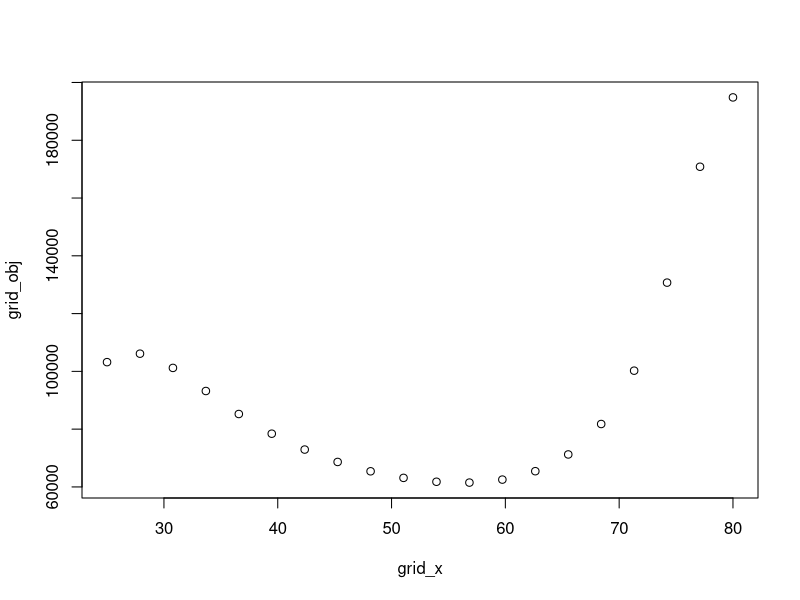
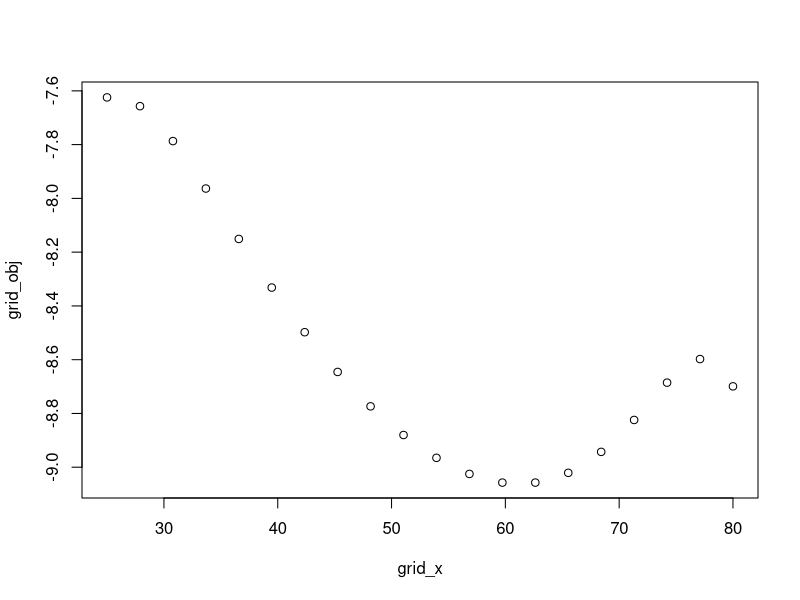
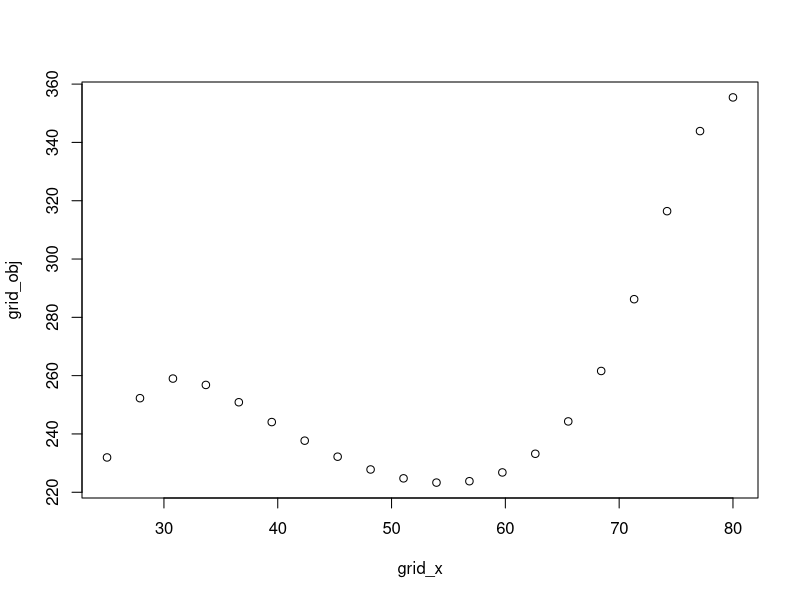
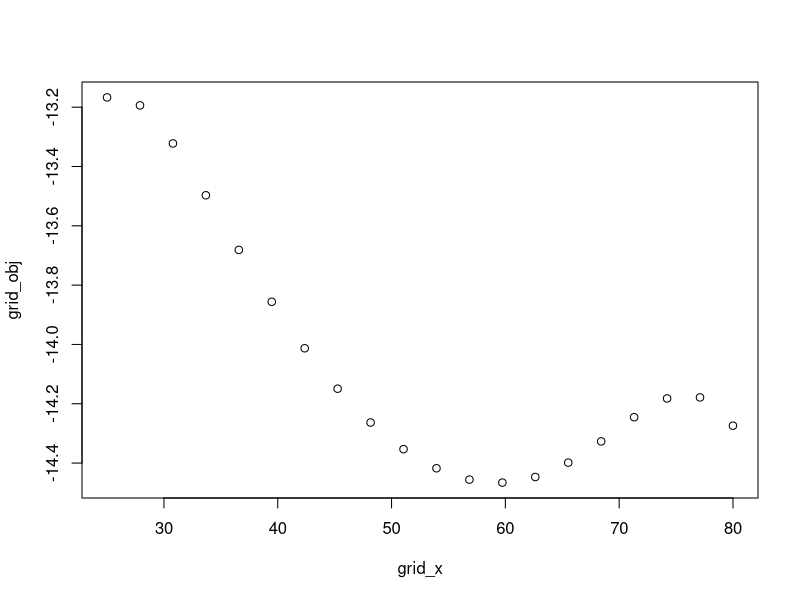
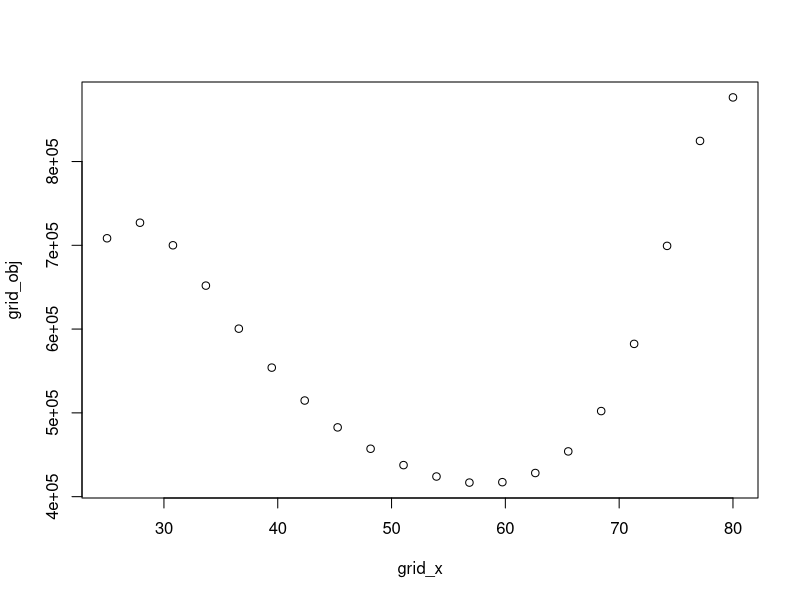
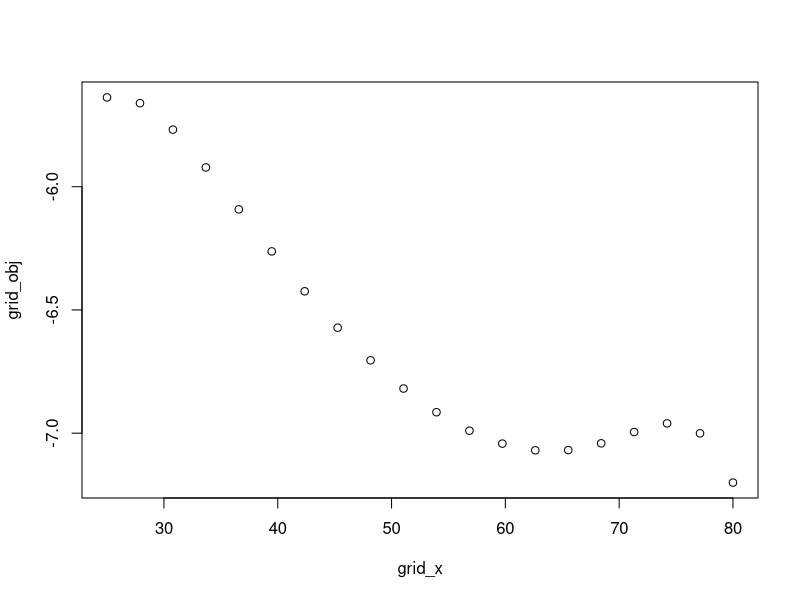
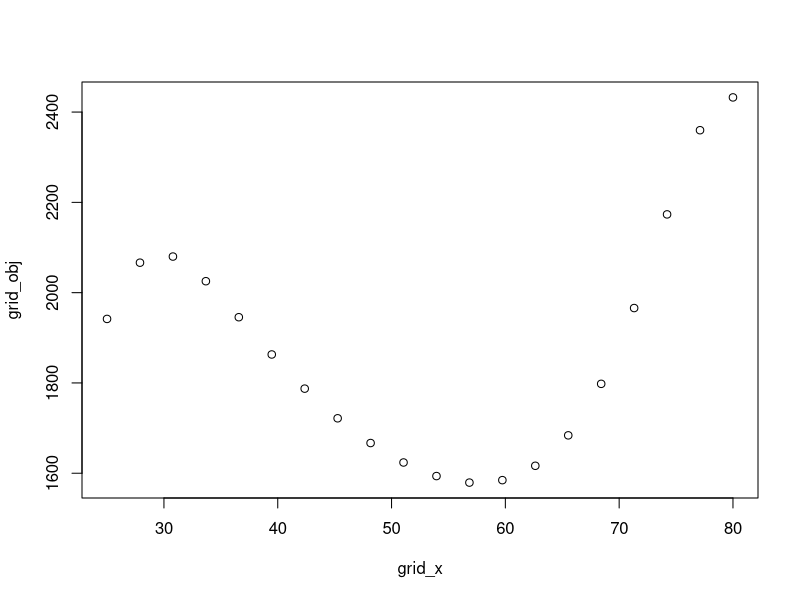
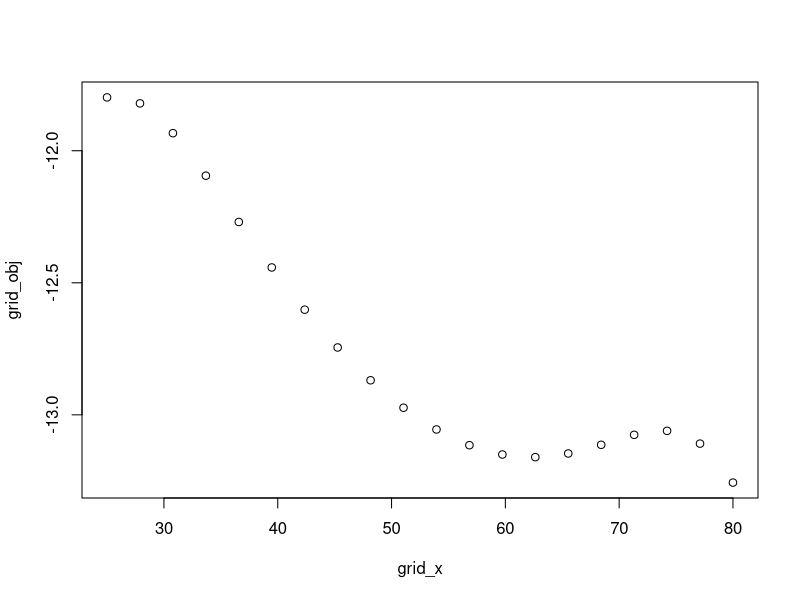

Write R code to recreate these figures, in order.
# In this procedure, we aim to find the optimal x_m under the robust design criteria
# discussed in Section 5. The polymer material example is considered.
# Table 9

rm(list = ls())

# Parameter setting

# Define the 5x5 matrix A,
test_t <- c(8, 25, 75, 130, 180)
theta_sn <- c(-4.965450e+00,  1.370726e+03,  1.454751e+01, -5.956617e+03,
              2.584227e-02,  1.249420e+00)

N <- 75

A_matrix <- function(x, theta_nstar, theta_sn, w) {
  # A
  m <- 3
  x_l <- 25
  x_h <- 80
  x_m <- x
  test_s <- c(x_l, x_m, x_h)
  A_m <- matrix(0, nrow = 5, ncol = 5)
  
  for (i in 1:3) {
    for (j in 1:5) {
      xi <- 1/(273.15 + test_s[i])
      
      alpha_sni <- exp(theta_sn[1] + theta_sn[2] * xi)
      beta_sni <- exp(theta_sn[3] + theta_sn[4] * xi)
      eta_snij <- exp(-beta_sni * test_t[j]^alpha_sni)
      
      alpha_nstari <- exp(theta_nstar[1] + theta_nstar[2] * xi)
      beta_nstari <- exp(theta_nstar[3] + theta_nstar[4] * xi)
      eta_nstarij <- exp(-beta_nstari * test_t[j]^alpha_nstari)
      
      etan11 <- -alpha_nstari * beta_nstari * eta_nstarij * test_t[j]^alpha_nstari *
        log(test_t[j]) * (1 + alpha_nstari * log(test_t[j]) * (1 - beta_nstari * test_t[j]^alpha_nstari))
      etan12 <- etan11 * xi
      etan13 <- -alpha_nstari * beta_nstari * eta_nstarij * test_t[j]^alpha_nstari *
        log(test_t[j]) * (1 - beta_nstari * test_t[j]^alpha_nstari)
      etan14 <- etan13 * xi
      etan22 <- etan11 * xi^2
      etan23 <- etan14
      etan24 <- etan23 * xi
      etan33 <- -beta_nstari * eta_nstarij * test_t[j]^alpha_nstari *
        (1 - beta_nstari * test_t[j]^alpha_nstari)
      etan34 <- etan33 * xi
      etan44 <- etan33 * xi^2
      
      eta_matrix <- matrix(c(etan11, etan12, etan13, etan14,
                             etan12, etan22, etan23, etan24,
                             etan13, etan23, etan33, etan34,
                             etan14, etan24, etan34, etan44), nrow = 4, ncol = 4)
      etan1 <- -alpha_nstari * beta_nstari * eta_nstarij * test_t[j]^alpha_nstari * log(test_t[j])
      etan2 <- etan1 * xi
      etan3 <- -beta_nstari * eta_nstarij * test_t[j]^alpha_nstari
      etan4 <- etan3 * xi
      etan_v <- matrix(c(etan1, etan2, etan3, etan4), ncol = 1)
      
      Ni <- N/5 * w[i]
      #### n_i = N/5 * w[i]
      A_m[1:4, 1:4] <- A_m[1:4, 1:4] + Ni/theta_nstar[5]^2 * ((eta_snij - eta_nstarij) * eta_matrix -
                                                                etan_v %*% t(etan_v))
      A_m[5, 5] <- A_m[5, 5] + Ni * (1/theta_nstar[5]^2 - 3/theta_nstar[5]^4
                                     * ((1 - 2/pi * theta_sn[6]^2/(1 + theta_sn[6]^2)) * theta_sn[5]^2 +
                                          (eta_snij - eta_nstarij)^2))
      
      A_m[1:4, 5] <- A_m[1:4, 5] - 2 * Ni/theta_nstar[5]^3 * (eta_snij - eta_nstarij) * etan_v
      A_m[5, 1:4] <- t(A_m[1:4, 5])
    }
  }
  return(A_m)
}


B_matrix <- function(x, theta_nstar, theta_sn, w) {
  # B
  m <- 3
  x_l <- 25
  x_h <- 80
  x_m <- x
  test_s <- c(x_l, x_m, x_h)
  B_m <- matrix(0, nrow = 5, ncol = 5)
  B_m11 <- matrix(0, nrow = 4, ncol = 4)
  B_m12 <- matrix(0, nrow = 4, ncol = 1)
  
  B_m21 <- matrix(0, nrow = 4, ncol = 1)
  B_m221 <- matrix(0, nrow = 4, ncol = 1)
  B_m222 <- 0
  
  B_m31 <- 0
  B_m32 <- 0
  
  for (i in 1:3) {
    for (j in 1:5) {
      xi <- 1/(273.15 + test_s[i])
      Ni <- N/5 * w[i]
      
      alpha_sni <- exp(theta_sn[1] + theta_sn[2] * xi)
      beta_sni <- exp(theta_sn[3] + theta_sn[4] * xi)
      eta_snij <- exp(-beta_sni * test_t[j]^alpha_sni)
      
      alpha_nstari <- exp(theta_nstar[1] + theta_nstar[2] * xi)
      beta_nstari <- exp(theta_nstar[3] + theta_nstar[4] * xi)
      eta_nstarij <- exp(-beta_nstari * test_t[j]^alpha_nstari)
      
      
      etan1 <- -alpha_nstari * beta_nstari * eta_nstarij * test_t[j]^alpha_nstari * log(test_t[j])
      etan2 <- etan1 * xi
      etan3 <- -beta_nstari * eta_nstarij * test_t[j]^alpha_nstari
      etan4 <- etan3 * xi
      etan_v <- matrix(c(etan1, etan2, etan3, etan4), ncol = 1)
      
      delta <- theta_sn[6] / sqrt(1 + theta_sn[6]^2)
      b <- sqrt(2/pi)
      
      # Common constants
      const1 <- (1 - b^2 * delta^2) * theta_sn[5]^2
      const2 <- 1/2 * (4 - pi) * theta_sn[5]^3 * b^3 * delta^3
      
      B_m11 <- B_m11 + Ni/(theta_nstar[5]^4) * const1 * etan_v %*% t(etan_v)
      
      B_m12 <- B_m12 + Ni/(theta_nstar[5]^2) * (eta_snij - eta_nstarij) * etan_v
      
      B_m21 <- B_m21 + Ni/(theta_nstar[5]^5) *
        (const2 + 2 * (eta_snij - eta_nstarij) * const1) * etan_v
      
      B_m221 <- B_m221 + Ni/theta_nstar[5]^2 * (eta_snij - eta_nstarij) * etan_v
      
      B_m222 <- B_m222 + (-Ni/theta_nstar[5] + Ni/theta_nstar[5]^3 *
                            (const1 + (eta_snij - eta_nstarij)^2))
      
      B_m31 <- B_m31 + Ni/theta_nstar[5]^6 * (4 * const1 * (eta_snij - eta_nstarij)^2 +
                                                4 * const2 * (eta_snij - eta_nstarij) + 2 * theta_sn[5]^4 *
                                                (1 - 2 * b^2 * delta^2 + (pi - 2) * b^4 * delta^4))
      B_m32 <- B_m32 + (-Ni/theta_nstar[5] + Ni/theta_nstar[5]^3 * (const1 + (eta_snij - eta_nstarij)^2))
      
    } # end j
  } # end i
  B_m[1:4, 1:4] <- B_m11 + B_m12 %*% t(B_m12)
  B_m[1:4, 5] <- B_m21 + B_m221 * B_m222
  B_m[5, 5] <- B_m31 + B_m32^2
  B_m[5, 1:4] <- t(B_m[1:4, 5])
  return(B_m)
}

C_matrix <- function(x, theta_nstar, theta_sn, w) {
  A <- A_matrix(x, theta_nstar, theta_sn, w)
  B <- B_matrix(x, theta_nstar, theta_sn, w)
  # Regularization
  # A <- A + diag(1e-8, nrow(A))
  A_inv <- solve(A)
  C <- A_inv %*% B %*% A_inv
  return(C)
}

# To estimate the quasi MLE under the design xi
b <- sqrt(2/pi)
Loglifun <- function(y, x, theta_sn, w) {
  # y[1] = gamma1, y[2] = gamma2, y[3] = gamma3, y[4] = gamma4, y[5] = sigma
  # x is the lower level
  TEM <- rep(c(25, x, 80), each = 5)
  TIME <- rep(c(8, 25, 75, 130, 180), 3)
  xsi <- 1/(273.15 + TEM)
  alphai <- exp(y[1] + y[2] * xsi)
  betai <- exp(y[3] + y[4] * xsi)
  etai <- exp(-betai * (TIME)^alphai)
  
  alphaisn <- exp(theta_sn[1] + theta_sn[2] * xsi)
  betaisn <- exp(theta_sn[3] + theta_sn[4] * xsi)
  Ni <- rep(N/5 * w, each = 5)
  
  RATIO1 <- exp(-betaisn * (TIME)^alphaisn)
  # 
  # ((1 - b^2 * delta^2) * sig0^2
  
  LLfun <- sum(Ni * (RATIO1 - etai)^2)
  
  return(LLfun)
}


# test 
x_ini <- c(-4.965450e+00,  1.370726e+03,  1.454751e+01, -5.956617e+03)

Estimate_thetanstar <- function(x, theta_sn, x_ini, w) {
  # 1. Estimate gamma (minimize the unweighted sum of squares using nlm)
  fit <- nlm(f = Loglifun, p = x_ini, x = x, theta_sn = theta_sn, w)
  gamma_est <- fit$estimate
  
  # 2. Compute the weighted sum of squares and the constant term to obtain the estimate of sigma
  TEM <- rep(c(25, x, 80), each = 5)
  TIME <- rep(c(8, 25, 75, 130, 180), 3)
  xsi <- 1/(273.15 + TEM)
  
  # eta under the working model
  alphai <- exp(gamma_est[1] + gamma_est[2] * xsi)
  betai  <- exp(gamma_est[3] + gamma_est[4] * xsi)
  eta_N <- exp(-betai * TIME^alphai)
  
  # eta under the true model
  alphaisn <- exp(theta_sn[1] + theta_sn[2] * xsi)
  betaisn  <- exp(theta_sn[3] + theta_sn[4] * xsi)
  eta_SN <- exp(-betaisn * TIME^alphaisn)
  
  # Constant term
  delta <- theta_sn[6] / sqrt(1 + theta_sn[6]^2)
  b <- sqrt(2/pi)
  const_term <- (1 - b^2 * delta^2) * theta_sn[5]^2
  
  Ni <- rep(N/5 * w, each = 5)
  
  # Total sum of squares (5 replicates for each (i, j))
  
  weighted_sq <- sum(Ni * (eta_SN - eta_N)^2)
  total_const <- N * const_term   # 15 (i, j) combinations
  S <- weighted_sq + total_const
  
  sigma_est <- sqrt(S / N)
  
  return(c(gamma_est, sigma_est))
}


# DM-optimal design criterion
# DM_cri <- function(x){
#   theta_nstar <- Estimate_thetanstar(x)
#   res <- -log(det(C_matrix(x, theta_nstar)))
#   return(res)
# }

DM_cri <- function(x, theta_sn, x_ini, w) {
  theta_nstar <- Estimate_thetanstar(x = x, theta_sn = theta_sn, x_ini = x_ini, w)
  C <- C_matrix(x, theta_nstar = theta_nstar, theta_sn = theta_sn, w = w)
  
  det_val <- tryCatch(det(C), error = function(e) 0)
  if (det_val <= 0) return(1e10)
  log(det_val)
}


# p-quantile under the normal model
t_p_normal <- function(theta_n, y_f, p, x0) {
  # theta_n: c(gamma1, gamma2, gamma3, gamma4, sigma)
  gamma1 <- theta_n[1]; gamma2 <- theta_n[2]
  gamma3 <- theta_n[3]; gamma4 <- theta_n[4]; sigma <- theta_n[5]
  alpha0 <- exp(gamma1 + gamma2 * x0)
  beta0  <- exp(gamma3 + gamma4 * x0)
  zp <- qnorm(p)
  A <- y_f - zp * sigma
  if (A <= 0) return(NA)
  (log(A) / (-beta0))^(1/alpha0)
}

grad_tp_normal <- function(theta, y_f, p, x0) {
  # theta: parameter vector c(gamma1, gamma2, gamma3, gamma4, sigma)
  gamma1 <- theta[1]
  gamma2 <- theta[2]
  gamma3 <- theta[3]
  gamma4 <- theta[4]
  sigma  <- theta[5]
  
  alpha0 <- exp(gamma1 + gamma2 * x0)   # alpha under the use condition
  beta0  <- exp(gamma3 + gamma4 * x0)   # beta under the use condition
  
  zp <- qnorm(p)                        # standard normal p-quantile
  A <- y_f - zp * sigma                 # intermediate quantity in the quantile formula
  
  # Numerical safeguard: A must be > 0, otherwise the quantile is undefined
  if (A <= 0) return(rep(NA, 5))
  
  t_p <- (log(A) / (-beta0))^(1 / alpha0)
  log_t <- log(t_p)
  
  # Gradient components
  d_gamma1 <- -t_p * log_t
  d_gamma2 <- -t_p * log_t * x0
  d_gamma3 <- -t_p / alpha0
  d_gamma4 <- -t_p / alpha0 * x0
  d_sigma  <- t_p * zp / (alpha0 * A * (-log(A)))
  
  c(d_gamma1, d_gamma2, d_gamma3, d_gamma4, d_sigma)
}

library(sn)
t_p_SN <- function(theta_sn, y_f, p, x0) {
  # theta_sn: c(gamma1, gamma2, gamma3, gamma4, sigma, lambda)
  gamma1 <- theta_sn[1]; gamma2 <- theta_sn[2]
  gamma3 <- theta_sn[3]; gamma4 <- theta_sn[4]
  sigma  <- theta_sn[5]; lambda <- theta_sn[6]
  alpha0 <- exp(gamma1 + gamma2 * x0)
  beta0  <- exp(gamma3 + gamma4 * x0)
  b <- sqrt(2/pi)
  delta <- lambda / sqrt(1 + lambda^2)
  mu_z <- b * delta
  z_lambda_p <- qsn(p, alpha = lambda)
  A <- y_f + sigma * mu_z - sigma * z_lambda_p
  if (A <= 0) return(NA)
  (log(A) / (-beta0))^(1/alpha0)
}


AMSE_criterion <- function(x,  y_f = 0.6, p = 0.1, 
                           x0 = 1/(273.15 + 25), 
                           theta_sn, x_ini, w = w) {
  # x  
  # Other arguments: number of runs, time points, critical value, quantile,
  # transformed value of the use condition, true parameters, working parameters
  
  theta_nstar <- Estimate_thetanstar(x = x, theta_sn = theta_sn, x_ini = x_ini, w)
  
  # 1. Compute the matrix C
  C <- C_matrix(x = x, theta_nstar = theta_nstar, theta_sn = theta_sn, w = w)    # should use theta_sn, theta_nstar, l, T_set internally
  
  
  # 2. Compute the gradient c (5-dimensional)
  c_vec <- grad_tp_normal(theta_nstar, y_f, p, x0)
  if (any(is.na(c_vec))) return(Inf)
  
  # 3. Asymptotic variance
  AVar <- as.numeric(t(c_vec) %*% C %*% c_vec)
  
  # 4. Asymptotic bias
  t_true <- t_p_SN(theta_sn, y_f, p, x0)
  t_work <- t_p_normal(theta_nstar, y_f, p, x0)
  if (is.na(t_true) || is.na(t_work)) return(Inf)
  ABias <- t_work - t_true
  
  # 5. AMSE
  AMSE <- AVar + ABias^2 
  return(AMSE)
}


# theta_sn <- c(-4.965450e+00,  1.370726e+03,  1.454751e+01, -5.956617e+03,
#                       2.584227e-02,  1.249420e+00)


# w <- c(1/3, 1/3, 1/3)
w <- c(4/7, 2/7, 1/7)
# w <- c(1/7, 2/7, 4/7)
theta_sn <- c(-4.965450e+00,  1.370726e+03,  1.454751e+01, -5.956617e+03,
              2.584227e-02,  1.249420e+00)
# theta_nstar <- c(-4.826, 1269.850, 13.171, -5403.990, 0.002)  

gam1_set <- -4.965450e+00
gam2_set <- 1.370726e+03
gam3_set <- c(14, 15)
# gam3_set <- 1.454751e+01
gam4_set <- c(-5900, -6000)
# gam4_set <- -5.956617e+03
gam5_set <- 2.584227e-02
lam_set <- c(-150, -15, -1.5, -0.15, 0.15, 1.5, 15, 150)
theta_sn_set <- expand.grid(gam1_set, gam2_set, gam3_set, gam4_set, gam5_set, lam_set)
# 

# theta_sn_set <- matrix(theta_sn, nrow = 1)
### grid method
# Robust_set <- matrix(0, nrow = nrow(theta_sn_set), ncol = ncol(theta_sn_set) + 2)
# for (i in 1:nrow(theta_sn_set)) {
# 
#   theta_sn <- unlist(theta_sn_set[i, ])
#   x_set <- seq(25, 79, 0.1)
#   yM_set <- sapply(x_set, AMSE_criterion, theta_sn = theta_sn, x_ini = x_ini, w = w)
#   plot(x_set, log(yM_set), type = "l")
#   print(x_set[which.min(yM_set)])
#   #
#   # x_set <- seq(25, 79, 1)
#   yD_set <- sapply(x_set, DM_cri, theta_sn = theta_sn, x_ini = x_ini, w = w)
#   plot(x_set, yD_set, type = "l")
#   print(x_set[which.min(yD_set)])
# 
#   Robust_set[i, ] <- c(theta_sn, x_set[which.min(yD_set)], x_set[which.min(yM_set)])
# }
# # write.csv(Robust_set, file = "Robust_set_grid.csv")
# Robust_set <- as.data.frame(Robust_set)
# 
# Robust_set <- Robust_set[order(Robust_set$V3, Robust_set$V4), ]
# Robust_set_s <- Robust_set[, c("V3", "V4", "V6", "V7", "V8")]

# write.csv(result_robust_s, file = "Robust_set_opt_s1.csv")

# library(xtable)
# xtable(Robust_set_s, digits = c(0, 0, 0, 2, 4, 4))


####### Generic one-dimensional optimization function
optimize_design <- function(criterion_fun, interval = c(25, 80), 
                            n_grid = 20, ...) {
  # criterion_fun: objective function (accepts x and the ... arguments)
  # interval: search interval
  # n_grid: number of grid points
  # ...: other arguments passed to criterion_fun (e.g., theta_sn, x_ini, y_f, p, x0)
  
  # 1. Coarse grid search
  grid_x <- seq(interval[1], interval[2], length.out = n_grid)
  grid_obj <- sapply(grid_x, function(x) {
    tryCatch(criterion_fun(x, ...), error = function(e) 1e10)
  })
  plot(grid_x, grid_obj)
  best_grid_idx <- which.min(grid_obj)
  best_grid_x <- grid_x[best_grid_idx]
  best_grid_val <- grid_obj[best_grid_idx]
  
  # 2. Local optimization (using optimize)
  # Set a narrower starting interval to ensure stable optimization
  # Center on the best grid point, take half the interval width on each side,
  # but do not exceed the original interval
  half_width <- diff(interval) / 4
  lower <- max(interval[1], best_grid_x - half_width)
  upper <- min(interval[2], best_grid_x + half_width)
  # If the interval degenerates to a point, expand it slightly
  if (lower == upper) {
    lower <- max(interval[1], lower - 0.1)
    upper <- min(interval[2], upper + 0.1)
  }
  
  opt <- tryCatch(
    optimize(f = criterion_fun, interval = c(lower, upper), 
             maximum = FALSE, ...),
    error = function(e) list(minimum = best_grid_x, objective = best_grid_val)
  )
  
  # 3. Output the result
  result <- list(
    minimum = opt$minimum,
    objective = opt$objective,
    grid_search = list(
      x = grid_x,
      obj = grid_obj,
      best_x = best_grid_x,
      best_obj = best_grid_val
    )
  )
  return(result)
}

# Example: optimize AMSE_criterion (requires theta_sn, x_ini, y_f, p, x0
# to be defined beforehand)
# Assume these variables are already defined in the global environment:
# theta_sn <- c(...)
# x_ini <- c(...)
# y_f <- 0.6; p <- 0.1; x0 <- 1/(273.15 + 25)

# Run the optimization

# w <- c(1/3, 1/3, 1/3) 

result_robust <- matrix(0, nrow = nrow(theta_sn_set), ncol = ncol(theta_sn_set) + 2)
for (i in 1:nrow(theta_sn_set)) {
  
  theta_sn <- unlist(theta_sn_set[i, ])
  
  amse_opt <- optimize_design(AMSE_criterion, interval = c(25, 80),
                              n_grid = 20,
                              y_f = 0.6, p = 0.1,
                              x0 = 1/(273.15 + 25),
                              theta_sn = theta_sn,
                              x_ini = x_ini, w = w)
  
  dm_opt <- optimize_design(DM_cri, interval = c(25, 80),
                            n_grid = 20,
                            theta_sn = theta_sn,
                            x_ini = x_ini, w = w)
  result_robust[i, ] <- c(theta_sn, dm_opt$minimum, amse_opt$minimum)
}

print(result_robust)
result_robust <- as.data.frame(result_robust)

result_robust <- result_robust[order(result_robust$V3, result_robust$V4), ]
result_robust_s <- result_robust[, c("V3", "V4", "V6", "V7", "V8")]

# write.csv(result_robust_s, file = "Robust_set_opt_s.csv")

library(xtable)
xtable(result_robust_s, digits = c(0, 0, 0, 2, 4, 4))
# View the results
# amse_opt$minimum
# amse_opt$objective
